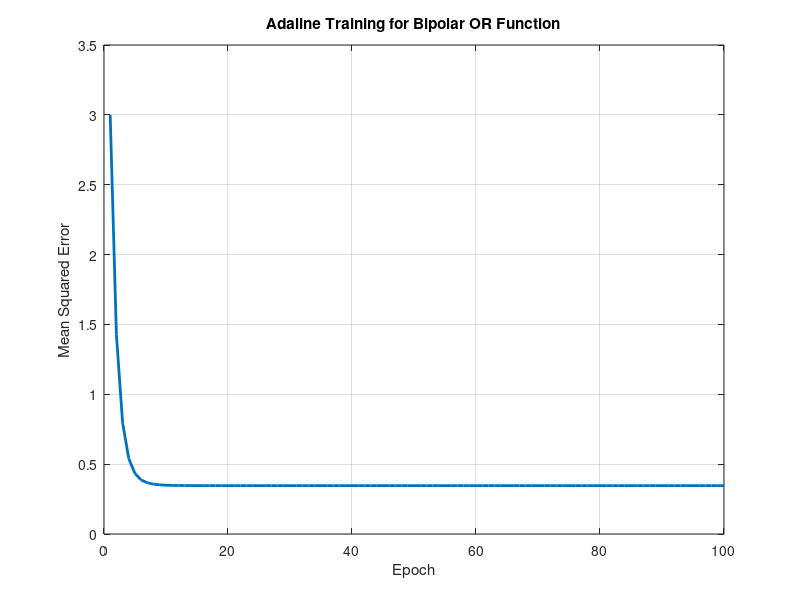

This chart was generated by the following MATLAB code:
%Write a MATLAB program to implement OR function with bipolar inputs and targets using Adaline network.

% ADALINE implementation for 2-input OR function with bipolar coding
% Inputs:  x1, x2 ∈ {-1, 1}
% Targets: t ∈ {-1, 1}

clear; clc; close all;

%% Training Data (Bipolar OR)
% Patterns as columns: [x1; x2]
X = [ -1  -1   1   1 ;   % x1
      -1   1  -1   1 ];  % x2

% OR targets (bipolar): -1 = FALSE, +1 = TRUE
T = [-1  1  1  1];

%% Hyperparameters
eta    = 0.1;      % Learning rate
epochs = 100;      % Maximum number of epochs
tol    = 1e-3;     % MSE tolerance for stopping

%% Weight & Bias Initialization
% weights: row vector [w1 w2]
w = randn(1, 2);
b = randn;

mse_history = zeros(1, epochs);

%% Training Loop
for epoch = 1:epochs
    sq_error_sum = 0;
    
    for i = 1:size(X, 2)
        x = X(:, i);       % current input (2x1)
        t = T(i);          % target
        
        % Adaline output (linear)
        net = w * x + b;   % scalar
        y   = net;         % linear activation
        
        % Error
        e = t - y;
        
        % Weight and bias update (LMS rule)
        w = w + eta * e * x';
        b = b + eta * e;
        
        % Accumulate squared error
        sq_error_sum = sq_error_sum + e^2;
    end
    
    % Mean Squared Error for this epoch
    mse = sq_error_sum / length(T);
    mse_history(epoch) = mse;
    
    % Stopping condition
    if mse < tol
        fprintf('Training stopped at epoch %d (MSE = %.6f)\n', epoch, mse);
        mse_history = mse_history(1:epoch);
        break;
    end
end

%% Display final weights and bias
fprintf('Final weights: [%f %f]\n', w(1), w(2));
fprintf('Final bias   : %f\n', b);

%% Test the network on all patterns
fprintf('\nTesting ADALINE on OR function (bipolar):\n');
for i = 1:size(X, 2)
    x = X(:, i);
    net = w * x + b;
    
    % Bipolar decision: sign(net)
    if net >= 0
        out = 1;
    else
        out = -1;
    end
    
    fprintf('Input: [%2d %2d]  Target: %2d  Output: %2d\n', ...
            x(1), x(2), T(i), out);
end

%% (Optional) Plot MSE over epochs
figure;
plot(mse_history, 'LineWidth', 2);
xlabel('Epoch');
ylabel('Mean Squared Error');
title('Adaline Training for Bipolar OR Function');
grid on;